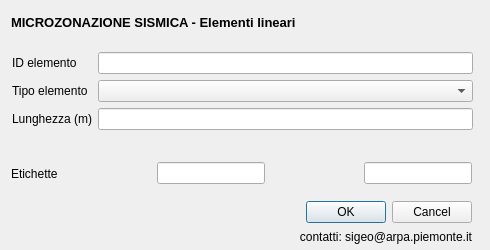
<?xml version="1.0" encoding="UTF-8"?>
<ui version="4.0">
 <class>Dialog</class>
 <widget class="QDialog" name="Dialog">
  <property name="geometry">
   <rect>
    <x>0</x>
    <y>0</y>
    <width>490</width>
    <height>250</height>
   </rect>
  </property>
  <property name="minimumSize">
   <size>
    <width>490</width>
    <height>250</height>
   </size>
  </property>
  <property name="windowTitle">
   <string>Dialog</string>
  </property>
  <widget class="QWidget" name="layoutWidget">
   <property name="geometry">
    <rect>
     <x>11</x>
     <y>11</y>
     <width>471</width>
     <height>22</height>
    </rect>
   </property>
   <layout class="QHBoxLayout" name="horizontalLayout">
    <item>
     <widget class="QLabel" name="label_6">
      <property name="font">
       <font>
        <pointsize>10</pointsize>
        <weight>75</weight>
        <bold>true</bold>
       </font>
      </property>
      <property name="text">
       <string>MICROZONAZIONE SISMICA - Elementi lineari</string>
      </property>
     </widget>
    </item>
    <item>
     <spacer name="horizontalSpacer">
      <property name="orientation">
       <enum>Qt::Horizontal</enum>
      </property>
      <property name="sizeHint" stdset="0">
       <size>
        <width>40</width>
        <height>20</height>
       </size>
      </property>
     </spacer>
    </item>
   </layout>
  </widget>
  <widget class="QWidget" name="layoutWidget">
   <property name="geometry">
    <rect>
     <x>12</x>
     <y>52</y>
     <width>461</width>
     <height>95</height>
    </rect>
   </property>
   <layout class="QFormLayout" name="formLayout">
    <item row="0" column="0">
     <widget class="QLabel" name="label_3">
      <property name="toolTip">
       <string/>
      </property>
      <property name="statusTip">
       <string/>
      </property>
      <property name="whatsThis">
       <string/>
      </property>
      <property name="text">
       <string>ID elemento</string>
      </property>
     </widget>
    </item>
    <item row="0" column="1">
     <widget class="QLineEdit" name="id_el">
      <property name="toolTip">
       <string extracomment="pippo"/>
      </property>
      <property name="whatsThis">
       <string/>
      </property>
     </widget>
    </item>
    <item row="1" column="0">
     <widget class="QLabel" name="label">
      <property name="text">
       <string>Tipo elemento</string>
      </property>
     </widget>
    </item>
    <item row="1" column="1">
     <widget class="QComboBox" name="tipo_el"/>
    </item>
    <item row="2" column="0">
     <widget class="QLabel" name="label_2">
      <property name="text">
       <string>Lunghezza (m)</string>
      </property>
     </widget>
    </item>
    <item row="2" column="1">
     <widget class="QLineEdit" name="shape_leng"/>
    </item>
   </layout>
  </widget>
  <widget class="QWidget" name="layoutWidget">
   <property name="geometry">
    <rect>
     <x>11</x>
     <y>160</y>
     <width>461</width>
     <height>27</height>
    </rect>
   </property>
   <layout class="QHBoxLayout" name="horizontalLayout_3">
    <item>
     <widget class="QLabel" name="lab_etichetta">
      <property name="text">
       <string>Etichette</string>
      </property>
     </widget>
    </item>
    <item>
     <spacer name="horizontalSpacer_2">
      <property name="orientation">
       <enum>Qt::Horizontal</enum>
      </property>
      <property name="sizeHint" stdset="0">
       <size>
        <width>40</width>
        <height>20</height>
       </size>
      </property>
     </spacer>
    </item>
    <item>
     <widget class="QLineEdit" name="lab_a"/>
    </item>
    <item>
     <spacer name="horizontalSpacer_3">
      <property name="orientation">
       <enum>Qt::Horizontal</enum>
      </property>
      <property name="sizeHint" stdset="0">
       <size>
        <width>40</width>
        <height>20</height>
       </size>
      </property>
     </spacer>
    </item>
    <item>
     <widget class="QLineEdit" name="lab_b"/>
    </item>
   </layout>
  </widget>
  <widget class="QWidget" name="">
   <property name="geometry">
    <rect>
     <x>11</x>
     <y>201</y>
     <width>461</width>
     <height>44</height>
    </rect>
   </property>
   <layout class="QGridLayout" name="gridLayout">
    <item row="0" column="0" rowspan="2">
     <widget class="QLabel" name="label_10">
      <property name="font">
       <font>
        <family>Arial</family>
        <italic>true</italic>
       </font>
      </property>
      <property name="text">
       <string/>
      </property>
      <property name="pixmap">
       <pixmap>resources/arpa.gif</pixmap>
      </property>
     </widget>
    </item>
    <item row="0" column="1" rowspan="2">
     <widget class="QLabel" name="label_16">
      <property name="text">
       <string/>
      </property>
      <property name="pixmap">
       <pixmap>resources/rp.gif</pixmap>
      </property>
     </widget>
    </item>
    <item row="0" column="2">
     <widget class="QDialogButtonBox" name="buttonBox">
      <property name="orientation">
       <enum>Qt::Horizontal</enum>
      </property>
      <property name="standardButtons">
       <set>QDialogButtonBox::Cancel|QDialogButtonBox::Ok</set>
      </property>
     </widget>
    </item>
    <item row="1" column="2">
     <widget class="QLabel" name="label_17">
      <property name="text">
       <string>contatti: sigeo@arpa.piemonte.it</string>
      </property>
      <property name="alignment">
       <set>Qt::AlignRight|Qt::AlignTrailing|Qt::AlignVCenter</set>
      </property>
     </widget>
    </item>
   </layout>
  </widget>
 </widget>
 <resources/>
 <connections>
  <connection>
   <sender>buttonBox</sender>
   <signal>accepted()</signal>
   <receiver>Dialog</receiver>
   <slot>accept()</slot>
   <hints>
    <hint type="sourcelabel">
     <x>248</x>
     <y>254</y>
    </hint>
    <hint type="destinationlabel">
     <x>157</x>
     <y>274</y>
    </hint>
   </hints>
  </connection>
  <connection>
   <sender>buttonBox</sender>
   <signal>rejected()</signal>
   <receiver>Dialog</receiver>
   <slot>reject()</slot>
   <hints>
    <hint type="sourcelabel">
     <x>316</x>
     <y>260</y>
    </hint>
    <hint type="destinationlabel">
     <x>286</x>
     <y>274</y>
    </hint>
   </hints>
  </connection>
 </connections>
</ui>
